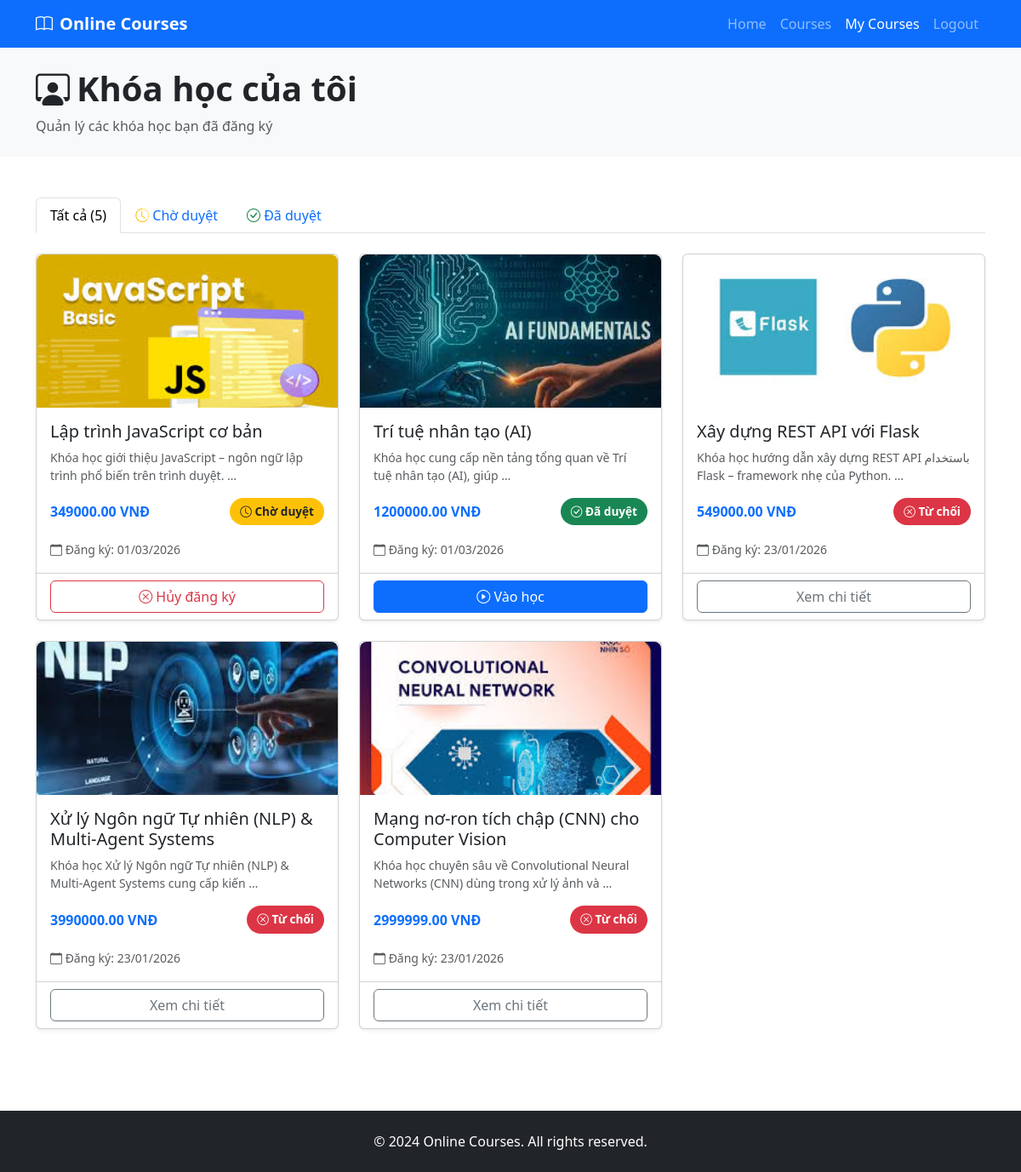
Before: /courses/my-courses/ (signed in) with the older database file.
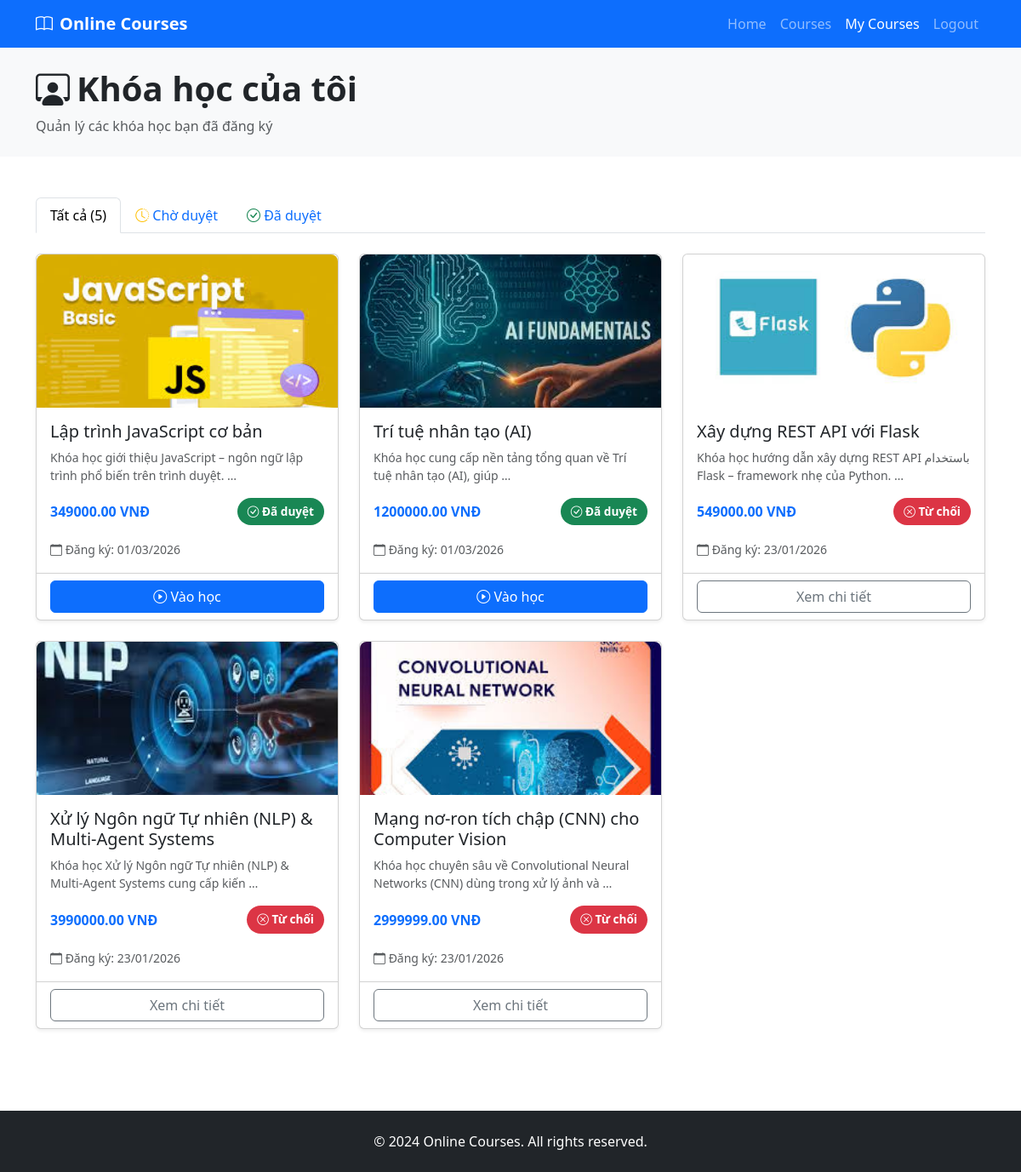
After: the same page with the newer database file.
### courses/models.py (models this page shows, shortened)
class Enrollment(models.Model):
    STATUS_CHOICES = [
        ('pending', 'Chờ duyệt'),
        ('approved', 'Đã duyệt'),
        ('rejected', 'Từ chối'),
        ('cancelled', 'Đã hủy'),
    ]
    user = models.ForeignKey(
        User,
        on_delete=models.CASCADE,
        related_name='enrollments',
        verbose_name="Học viên"
    )
    course = models.ForeignKey(
        Course,
        on_delete=models.CASCADE,
        related_name='enrollments',
        verbose_name="Khóa học"
    )
    status = models.CharField(
        max_length=20,
        choices=STATUS_CHOICES,
        default='pending',
        verbose_name="Trạng thái"
    )
    created_at = models.DateTimeField(auto_now_add=True, verbose_name="Ngày đăng ký")
    updated_at = models.DateTimeField(auto_now=True, verbose_name="Ngày cập nhật")
    approved_at = models.DateTimeField(null=True, blank=True, verbose_name="Ngày duyệt")
    admin_note = models.TextField(blank=True, verbose_name="Ghi chú từ admin")
    class Meta:
        verbose_name = "Đăng ký học"
        verbose_name_plural = "Đăng ký học"
        ordering = ['-created_at']
        unique_together = ['user', 'course']
        permissions = [
            ("can_approve_enrollment", "Có thể duyệt đăng ký"),
            ("can_reject_enrollment", "Có thể từ chối đăng ký"),
        ]

class Course(models.Model):
    STATUS_CHOICES = [
        ('draft', 'Nháp'),
        ('pending', 'Chờ duyệt'),
        ('approved', 'Đã duyệt'),
        ('rejected', 'Từ chối'),
    ]
    title = models.CharField(max_length=200, verbose_name="Tiêu đề")
    description = models.TextField(verbose_name="Mô tả")
    price = models.DecimalField(max_digits=10, decimal_places=2, verbose_name="Giá")
    image = models.ImageField(upload_to='courses/', verbose_name="Hình ảnh")
    category = models.ForeignKey(
        Category,
        on_delete=models.SET_NULL,
        null=True,
        blank=True,
        related_name='courses',
        verbose_name="Danh mục"
    )
    status = models.CharField(
        max_length=20,
        choices=STATUS_CHOICES,
        default='draft',
        verbose_name="Trạng thái"
    )
    created_by = models.ForeignKey(
        User,
        on_delete=models.CASCADE,
        related_name='courses',
        verbose_name="Người tạo"
    )
    created_at = models.DateTimeField(auto_now_add=True, verbose_name="Ngày tạo")
    updated_at = models.DateTimeField(auto_now=True, verbose_name="Ngày cập nhật")
    class Meta:
        verbose_name = "Khóa học"
        verbose_name_plural = "Khóa học"
        ordering = ['-created_at']
        permissions = [
            ("can_approve_course", "Có thể duyệt khóa học"),
            ("can_reject_course", "Có thể từ chối khóa học"),
        ]

### courses/views.py (the view)
# urls.py: path('my-courses/', views.my_courses, name='my_courses'),
@login_required
def my_courses(request):
    enrollments = Enrollment.objects.filter(
        user=request.user
    ).select_related('course').order_by('-created_at')
    return render(request, 'courses/my_courses.html', {
        'enrollments': enrollments
    })

### templates/courses/my_courses.html (shortened to what the changed rows need)
<!DOCTYPE html>
<html lang="vi">
<head>
    <link href="https://cdn.jsdelivr.net/npm/bootstrap@5.3.2/dist/css/bootstrap.min.css" rel="stylesheet">
    <link href="https://cdn.jsdelivr.net/npm/bootstrap-icons@1.11.1/font/bootstrap-icons.css" rel="stylesheet">
</head>
<body>
<header class="bg-light py-4">
    <div class="container">
        <h1 class="fw-bold">
            <i class="bi bi-person-workspace me-2"></i>Khóa học của tôi
        </h1>
    </div>
</header>
<main class="py-5">
    <div class="container">
        <div class="tab-content">
            <div class="tab-pane fade show active" id="all">
                {% if enrollments %}
                <div class="row g-4">
                    {% for enrollment in enrollments %}
                    <div class="col-md-6 col-lg-4">
                        <div class="card enrollment-card h-100 shadow-sm">
                            {% if enrollment.course.image %}
                            <img src="{{ enrollment.course.image.url }}" class="course-thumbnail" alt="{{ enrollment.course.title }}">
                            {% else %}
                            <img src="https://via.placeholder.com/400x180/0d6efd/ffffff?text=Course" class="course-thumbnail">
                            {% endif %}
                            <div class="card-body">
                                <h5 class="card-title">{{ enrollment.course.title }}</h5>
                                <p class="card-text text-muted small">
                                    {{ enrollment.course.description|truncatewords:15 }}
                                </p>
                                <div class="d-flex justify-content-between align-items-center mb-3">
                                    <span class="fw-bold text-primary">{{ enrollment.course.price }} VNĐ</span>
                                    {% if enrollment.status == 'pending' %}
                                    <span class="status-badge bg-warning text-dark">
                                        <i class="bi bi-clock"></i> Chờ duyệt
                                    </span>
                                    {% elif enrollment.status == 'approved' %}
                                    <span class="status-badge bg-success text-white">
                                        <i class="bi bi-check-circle"></i> Đã duyệt
                                    </span>
                                    {% elif enrollment.status == 'rejected' %}
                                    <span class="status-badge bg-danger text-white">
                                        <i class="bi bi-x-circle"></i> Từ chối
                                    </span>
                                    {% elif enrollment.status == 'cancelled' %}
                                    <span class="status-badge bg-secondary text-white">
                                        <i class="bi bi-slash-circle"></i> Đã hủy
                                    </span>
                                    {% endif %}
                                </div>
                                <small class="text-muted">
                                    <i class="bi bi-calendar"></i> Đăng ký: {{ enrollment.created_at|date:"d/m/Y" }}
                                </small>
                            </div>
                            <div class="card-footer bg-transparent">
                                <div class="d-grid gap-2">
                                    {% if enrollment.status == 'approved' %}
                                    <a href="{% url 'courses:course_detail' enrollment.course.id %}" class="btn btn-primary">
                                        <i class="bi bi-play-circle"></i> Vào học
                                    </a>
                                    {% elif enrollment.status == 'pending' %}
                                    <form method="post" action="{% url 'courses:cancel_enrollment' enrollment.id %}" onsubmit="return confirm('Bạn chắc chắn muốn hủy đăng ký?');">
                                        <button type="submit" class="btn btn-outline-danger w-100">
                                            <i class="bi bi-x-circle"></i> Hủy đăng ký
                                        </button>
                                    </form>
                                    {% else %}
                                    <a href="{% url 'courses:course_detail' enrollment.course.id %}" class="btn btn-outline-secondary">
                                        Xem chi tiết
                                    </a>
                                    {% endif %}
                                </div>
                            </div>
                        </div>
                    </div>
                    {% endfor %}
                </div>
                {% endif %}
            </div>
        </div>
    </div>
</main>
</body>
</html>

Changed rows visible on the page:
changed Enrollment "Lập trình JavaScript cơ bản": status "Chờ duyệt Hủy đăng ký" → "Đã duyệt Vào học"
